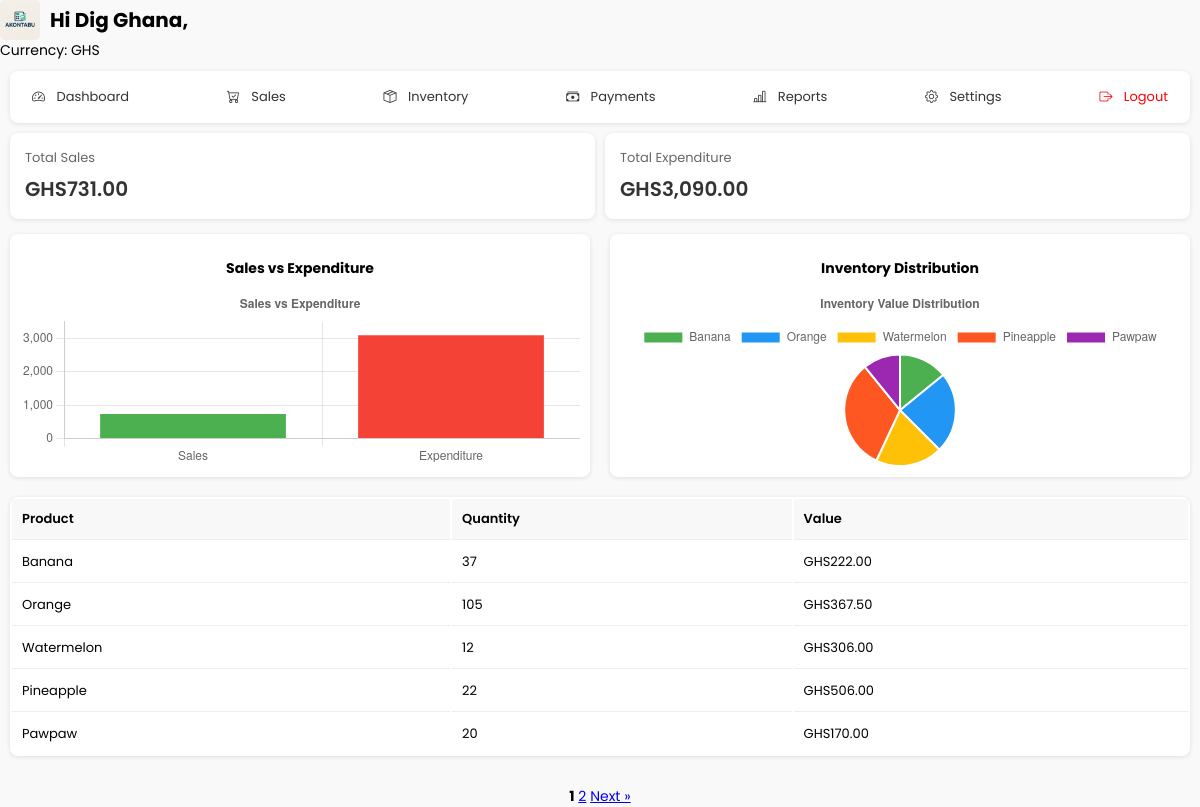
The app's page /dashboard (signed in) with its own data.
### models/user.py (models this page shows, shortened)
class User(UserMixin, db.Model):
    __tablename__ = 'users'
    id = db.Column(db.Integer, primary_key=True)
    business_name = db.Column(db.String(100))
    name = db.Column(db.String(100), nullable=False)
    email = db.Column(db.String(120), unique=True, nullable=False)
    password_hash = db.Column(db.String(200))
    created_at = db.Column(db.DateTime, default=datetime.utcnow)
    currency_code = db.Column(db.String(5), default='GHS')  # e.g., 'GHS', 'USD', etc.
    logo_path = db.Column(db.String(255))
    products = db.relationship('Product', backref='user', lazy=True, cascade='all, delete-orphan')
    sales = db.relationship('Sale', backref='user', lazy=True, cascade='all, delete-orphan')
    payments = db.relationship('Payment', backref='user', lazy=True, cascade='all, delete-orphan')

### models/product.py (models this page shows, shortened)
class Product(db.Model):
    __tablename__ = 'products'
    id = db.Column(db.Integer, primary_key=True)
    name = db.Column(db.String(100), nullable=False, unique=True)  # Added unique constraint
    quantity = db.Column(db.Integer, default=0)
    cost_price = db.Column(db.Float, nullable=False)
    selling_price = db.Column(db.Float, nullable=False)
    profit_margin = db.Column(db.Float)
    min_stock_level = db.Column(db.Integer, default=10)
    created_at = db.Column(db.DateTime, default=datetime.utcnow)  # Renamed from created_at
    updated_at = db.Column(db.DateTime, default=datetime.utcnow, onupdate=datetime.utcnow)
    price = db.Column(db.Float)
    user_id = db.Column(db.Integer, db.ForeignKey('users.id'), nullable=False)
    sales = db.relationship('Sale', backref='product', lazy=True, cascade='all, delete-orphan')
    payments = db.relationship('Payment', backref='product', lazy=True)
    costs = db.relationship('ProductCost', backref='product', lazy=True)
    class ProductCost(db.Model):
        __tablename__ = 'product_costs'
        id = db.Column(db.Integer, primary_key=True)
        product_id = db.Column(db.Integer, db.ForeignKey('products.id'), nullable=False)
        cost_type = db.Column(db.String(50), nullable=False)  # e.g., 'purchase', 'transport', 'storage'
        amount = db.Column(db.Float, nullable=False)
        description = db.Column(db.String(200))
        date = db.Column(db.DateTime, default=datetime.utcnow)
        user_id = db.Column(db.Integer, db.ForeignKey('users.id'), nullable=False)

### app.py (the view)
@app.route('/dashboard')
@login_required
def dashboard():
    product_costs = db.session.query(
        func.sum(Payment.total_cost)
    ).filter(Payment.payment_type == 'product').scalar() or 0
    other_costs = db.session.query(
        func.sum(Payment.amount)
    ).filter(Payment.payment_type != 'product').scalar() or 0
    total_sales = db.session.query(
        func.sum(Sale.quantity * Sale.price)
    ).filter(Sale.user_id == current_user.id).scalar() or 0
    total_expenditure = product_costs + other_costs
    page = request.args.get('page', 1, type=int)
    per_page = 5
    products_query = Product.query.filter_by(user_id=current_user.id).filter(Product.quantity > 0)
    pagination = products_query.paginate(page=page, per_page=per_page, error_out=False)
    inventory = [{
        'name': p.name,
        'quantity': p.quantity,
        'value': round((p.quantity or 0) * (p.selling_price or 0), 2)
    } for p in pagination.items]
    inventory_value = db.session.query(
        func.sum(Product.quantity * Product.selling_price)
    ).filter(Product.user_id == current_user.id, Product.quantity > 0).scalar() or 0
    return render_template('dashboard.html',
        total_sales=round(total_sales, 2),
        total_expenditure=round(total_expenditure, 2),
        product_costs=round(product_costs, 2),
        other_costs=round(other_costs, 2),
        inventory_value=round(inventory_value, 2),
        inventory=inventory,
        products=pagination.items,
        pagination=pagination
    )

### app.py (called while the page is built)
@app.template_filter('currency')
def format_currency_filter(value, currency=None):
    if not value:
        return ''
    if not currency:
        currency = getattr(current_user, 'currency_code', 'GHS')  # ✅ Correct field
    try:
        return format_currency(value, currency, locale='en')
    except:
        return f"{currency} {value:,.2f}"

@app.before_request
def load_user():
    if 'user_id' in session:
        g.user = db.session.get(User, session['user_id'])

@login_manager.user_loader
def load_user(user_id):
    return User.query.get(int(user_id))  # assuming you're using SQLAlchemy and User has an id

@app.context_processor
def inject_user():
    return dict(current_user=current_user)

### templates/dashboard.html (shortened to what this page needs)
<!DOCTYPE html>
<html lang="en">
<head>
    <link rel="stylesheet" href="{{ url_for('static', filename='css/dashboard.css') }}">
    <link rel="stylesheet" href="https://cdn.jsdelivr.net/npm/bootstrap-icons@1.10.5/font/bootstrap-icons.css">
</head>
<body>
  <div style="display: flex; align-items: center; gap: 10px;">
  {% if current_user.is_authenticated and current_user.logo_path %}
    <img src="{{ url_for('static', filename=current_user.logo_path) }}" alt="Logo"
         style="height: 40px; border-radius: 5px;">
  {% endif %}
  <span style="font-weight: bold; font-size: 20px;">
    {% if current_user.is_authenticated and current_user.business_name %}
      Hi {{ current_user.business_name }},
    {% else %}
      AKONTABU
    {% endif %}
  </span>
</div>
  <span>Currency: {{ current_user.currency_code }}</span>
    <div class="dashboard-container">
        <div class="nav-bar">
            <div class="nav-links">
              <a href="{{ url_for('dashboard') }}" class="nav-link"><i class="bi bi-speedometer2"></i> Dashboard</a>
              <a href="{{ url_for('sales') }}" class="nav-link"><i class="bi bi-cart-check"></i> Sales</a>
              <a href="{{ url_for('inventory') }}" class="nav-link"><i class="bi bi-box-seam"></i> Inventory</a>
              <a href="{{ url_for('payments') }}" class="nav-link"><i class="bi bi-cash-stack"></i> Payments</a>
              <a href="{{ url_for('reports') }}" class="nav-link"><i class="bi bi-bar-chart-line"></i> Reports</a>
              <a href="{{ url_for('settings') }}" class="nav-link"><i class="bi bi-gear"></i> Settings</a>
              <a href="{{ url_for('logout') }}" class="nav-link" style="color:red;"><i class="bi bi-box-arrow-right"></i> Logout</a>
            </div>
        </div>
        <div class="metrics-grid">
            <div class="metric-card">
                <div class="metric-title">Total Sales</div>
                <div class="metric-value">{{ total_sales |currency }}</div>
            </div>
            <div class="metric-card">
                <div class="metric-title">Total Expenditure</div>
                <div class="metric-value">{{ total_expenditure |currency}}</div>
            </div>
        </div>
        <div class="charts-container">
            <div class="chart-box">
                <h3>Sales vs Expenditure</h3>
                <canvas id="salesExpenditureChart" height="180"></canvas>
            </div>
            <div class="chart-box">
                <h3>Inventory Distribution</h3>
                <canvas id="inventoryPieChart" height="180"></canvas>
            </div>
        </div>
        <table class="inventory-table">
            <thead>
                <tr>
                    <th>Product</th>
                    <th>Quantity</th>
                    <th>Value</th>
                </tr>
            </thead>
            <tbody>
                {% for product in inventory %}
                <tr>
                    <td>{{ product.name }}</td>
                    <td>{{ product.quantity }}</td>
                    <td>{{ product.value |currency}}</td>
                </tr>
                {% endfor %}
            </tbody>
        </table>
    </div>
    {% if pagination %}
      <div class="pagination" style="text-align: center; margin-top: 20px;">
        {% if pagination.pages > 1 %}
          {% for p in pagination.iter_pages(left_edge=1, right_edge=1, left_current=1, right_current=1) %}
            {% if p %}
              {% if p == pagination.page %}
                <strong>{{ p }}</strong>
              {% else %}
                <a href="{{ url_for('dashboard', page=p) }}">{{ p }}</a>
              {% endif %}
            {% else %}
              …
            {% endif %}
          {% endfor %}
          {% if pagination.has_next %}
            <a href="{{ url_for('dashboard', page=pagination.next_num) }}">Next »</a>
          {% endif %}
        {% endif %}
    </div>
  {% endif %}
</body>
<script>
document.addEventListener('DOMContentLoaded', function () {
  // === Sales vs Expenditure Chart ===
  new Chart(document.getElementById('salesExpenditureChart').getContext('2d'), {
    type: 'bar',
    data: {
      labels: ['Sales', 'Expenditure'],
      datasets: [{
        label: '₵ Amount',
        data: [{{ total_sales or 0 }}, {{ total_expenditure or 0 }}],
        backgroundColor: ['#4CAF50', '#f44336']
      }]
    },
    options: {
      responsive: true,
      plugins: {
        legend: { display: false },
        title: { display: true, text: 'Sales vs Expenditure' }
      }
    }
  });
  // === Inventory Pie Chart ===
  new Chart(document.getElementById('inventoryPieChart').getContext('2d'), {
    type: 'pie',
    data: {
      labels: [{% for product in inventory %}'{{ product.name }}'{% if not loop.last %}, {% endif %}{% endfor %}],
      datasets: [{
        data: [{% for product in inventory %}{{ product.value or 0 }}{% if not loop.last %}, {% endif %}{% endfor %}],
        backgroundColor: [
          '#4CAF50', '#2196F3', '#FFC107', '#FF5722', '#9C27B0', '#00BCD4', '#E91E63', '#795548'
        ]
      }]
    },
    options: {
      responsive: true,
      plugins: {
        title: { display: true, text: 'Inventory Value Distribution' }
      }
    }
  });
});
</script>
</html>

### static/css/dashboard.css (style rules this page uses)
body { font-family: 'Poppins', sans-serif; background: #f9f9f9; margin: 0; padding: 0; font-size: 14px; }
.dashboard-container { max-width: 1200px; margin: 0 auto; padding: 10px; box-sizing: border-box; }
.nav-bar { background: #fff; padding: 10px; border-radius: 8px; box-shadow: 0 1px 5px rgba(0,0,0,0.1); margin-bottom: 10px; }
.nav-links { display: flex; flex-wrap: wrap; justify-content: space-between; align-items: center; }
.nav-link { font-size: 13px; text-decoration: none; color: #333; padding: 6px 12px; border-radius: 4px; transition: background 0.2s ease; }
.metrics-grid { display: grid; grid-template-columns: 1fr 1fr; gap: 10px; margin-bottom: 15px; }
.metric-card { background: #fff; padding: 15px; border-radius: 8px; box-shadow: 0 1px 5px rgba(0,0,0,0.1); }
.metric-title { color: #666; font-size: 13px; margin-bottom: 6px; }
.metric-value { font-size: 20px; font-weight: 600; color: #333; }
.charts-container { display: flex; flex-wrap: wrap; justify-content: space-between; margin-bottom: 20px; }
.chart-box { flex: 1 1 48%; max-width: 580px; background: #fff; padding: 10px; border-radius: 8px; box-shadow: 0 1px 5px rgba(0,0,0,0.1); box-sizing: border-box; }
.chart-box h3 { text-align: center; font-size: 14px; margin-bottom: 8px; }
canvas { width: 100% !important; max-height: 180px !important; height: auto; }
.inventory-table { width: 100%; background: #fff; border-radius: 8px; box-shadow: 0 1px 5px rgba(0,0,0,0.1); overflow: hidden; font-size: 13px; }
.inventory-table th, .inventory-table td { padding: 10px; text-align: left; border-bottom: 1px solid #eee; }
.inventory-table th { background: #f8f8f8; font-weight: 600; }
.inventory-table tr:last-child td { border-bottom: none; }
.nav-link i { margin-right: 8px; }

### records on screen
User: logo_path (picture), business_name "Dig Ghana", currency_code "GHS", currency_code "GHS731.00", currency_code "GHS3,090.00"
Product: name "Banana", quantity "37", value "GHS222.00"
Product: name "Orange", quantity "105", value "GHS367.50"
Product: name "Watermelon", quantity "12", value "GHS306.00"
Product: name "Pineapple", quantity "22", value "GHS506.00"
Product: name "Pawpaw", quantity "20", value "GHS170.00"

### other values on screen
{{ p }} "1"
{{ p }} "2"
chart data {{ total_sales or 0 }} 731.0
chart data {{ total_expenditure or 0 }} 3090.0
chart data {{ product.name }} Banana, Orange, Watermelon, Pineapple, Pawpaw
chart data {{ product.value or 0 }} 222.0, 367.5, 306.0, 506.0, 170.0
